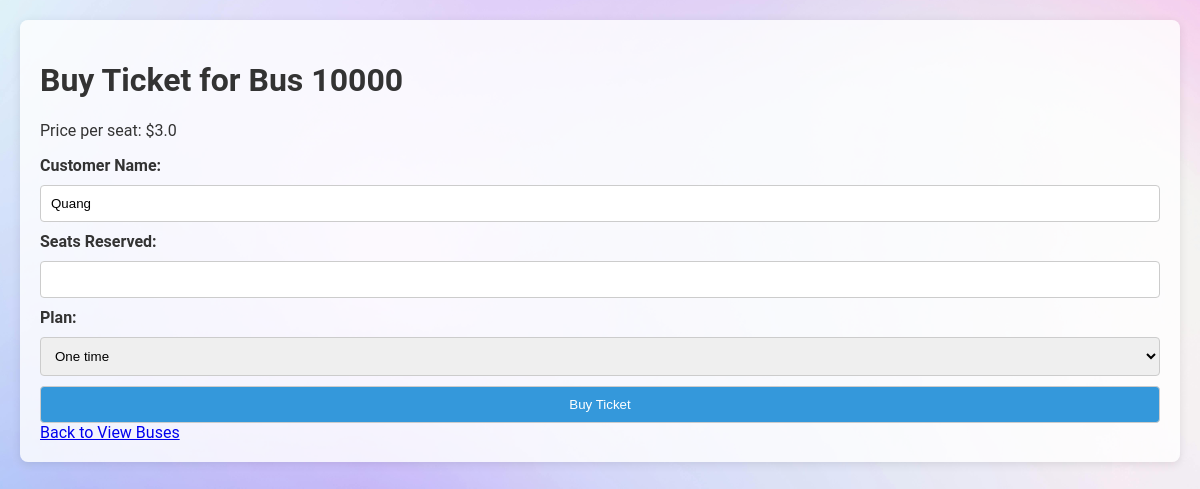
/buy_ticket/6 (signed in), run on the app's committed database.
### tables this page shows
CREATE TABLE buses (
            id INTEGER PRIMARY KEY,
            bus_number TEXT NOT NULL,
            route TEXT NOT NULL,
            total_seats INTEGER NOT NULL,
            available_seats INTEGER NOT NULL
        , time TEXT, price REAL DEFAULT 0.0);

CREATE TABLE users (
            id INTEGER PRIMARY KEY,
            username TEXT NOT NULL UNIQUE,
            password_hash TEXT NOT NULL
        , email TEXT, phone_number TEXT, gender TEXT, balance REAL DEFAULT 0.0, name TEXT);

### app.py (the view, shortened to what this page needs)
@app.route('/buy_ticket/<int:bus_id>', methods=['GET', 'POST'])
def buy_ticket(bus_id):
    user_id = session.get('user_id')
    if not user_id:
        flash('You need to log in to buy a ticket.')
        return redirect(url_for('login'))
    user = get_user_by_id(user_id)
    if user is None:
        flash('User not found.')
        return redirect(url_for('login'))
    bus = get_bus(bus_id)
    if bus is None:
        flash('Bus not found.')
        return redirect(url_for('view_buses_route'))
    return render_template('buy_ticket.html', bus=bus, user=user)

### database.py (called while the page is built)
def get_user_by_id(user_id):
    conn = sqlite3.connect('bus_reservation.db')
    cursor = conn.cursor()
    cursor.execute('SELECT * FROM users WHERE id = ?', (user_id,))
    user = cursor.fetchone()
    conn.close()
    return user

def get_bus(bus_id):
    conn = sqlite3.connect('bus_reservation.db')
    cursor = conn.cursor()
    cursor.execute('SELECT * FROM buses WHERE id = ?', (bus_id,))
    bus = cursor.fetchone()
    conn.close()
    return bus

### templates/buy_ticket.html (shortened to what this page needs)
<!DOCTYPE html>
<html lang="en">
<head>
    <link rel="stylesheet" type="text/css" href="{{ url_for('static', filename='styles.css') }}">
</head>
<body>
    <div class="container">
        <h1>Buy Ticket for Bus {{ bus[1] }}</h1>
        <p>Price per seat: ${{ bus[6] }}</p>
        <form action="{{ url_for('buy_ticket', bus_id=bus[0]) }}" method="POST">
            <label for="customer_name">Customer Name:</label>
            <input type="text" id="customer_name" name="customer_name" value="{{ user[7] }}" required>
            <label for="seats_reserved">Seats Reserved:</label>
            <input type="number" id="seats_reserved" name="seats_reserved" required>
            <label for="plan">Plan:</label>
            <select id="plan" name="plan" required>
                <option value="one_time">One time</option>
            </select>
            <button type="submit">Buy Ticket</button>
        </form>
        <a href="{{ url_for('view_buses_route') }}">Back to View Buses</a>
    </div>
</body>
</html>

### static/styles.css (style rules this page uses)
body { font-family: 'Roboto', sans-serif; background-color: #f4f7f6; color: #333; margin: 0; padding: 20px; background-image: url('/static/background.jpg'); background-size: cover; background-position: center; }
.container { max-width: 1200px; margin: auto; padding: 20px; background-color: rgba(255, 255, 255, 0.8); border-radius: 8px; box-shadow: 0 2px 10px rgba(0, 0, 0, 0.1); }
form { display: flex; flex-direction: column; gap: 10px; }
form label { font-weight: bold; }
form input, form select, form button { padding: 10px; border: 1px solid #ccc; border-radius: 4px; }
form button { background-color: #3498db; color: white; cursor: pointer; }

### data on the page
buses: bus_number "10000", price "3.0"
users: customer_name "Quang"
